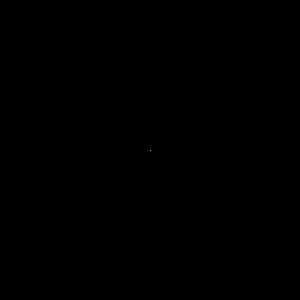
Frame 1 (no input)
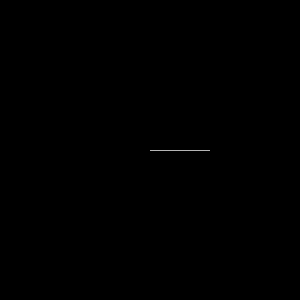
Frame 60 (the mouse pressed at the canvas centre just before this capture)
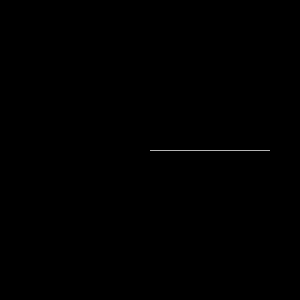
Frame 120 (the mouse held since frame 60 and released just before this capture)

The Processing sketch that drew these frames (run headless with seeded random() and noise(); from frame 60 on, the mouse is pressed at the canvas centre):

// Processing sketch: processing_78105
// ── processing_78105.pde

//Tron, Aidan Fulkerson, Computer Programming 1, Mr. Simon
int x = 150;
int y = 150;
int direction = RIGHT;

void setup()
{
  background(0);
  size(300, 300);
}
void draw()
{ 
  if (get(x, y) != color(0))
  {
    text("GAME OVER", 120, 150);
  }
  else
  {
    stroke(255);
    point(x, y);
    if (direction == RIGHT)
    {
      x++;
    }
    else if (direction == LEFT)
    {
      x--;
    }
    else if (direction == UP)
    {
      y--;
    }
    else if (direction == DOWN)
    {
      y++;
    }
  }
}
void keyPressed()
{
  if (keyCode == UP)
  {
    direction = UP;
  }
  if (keyCode == DOWN)
  {
    direction = DOWN;
  }
  if (keyCode == LEFT)
  {
    direction = LEFT;
  }
  if (keyCode == RIGHT)
  {
    direction = RIGHT;
  }
}
